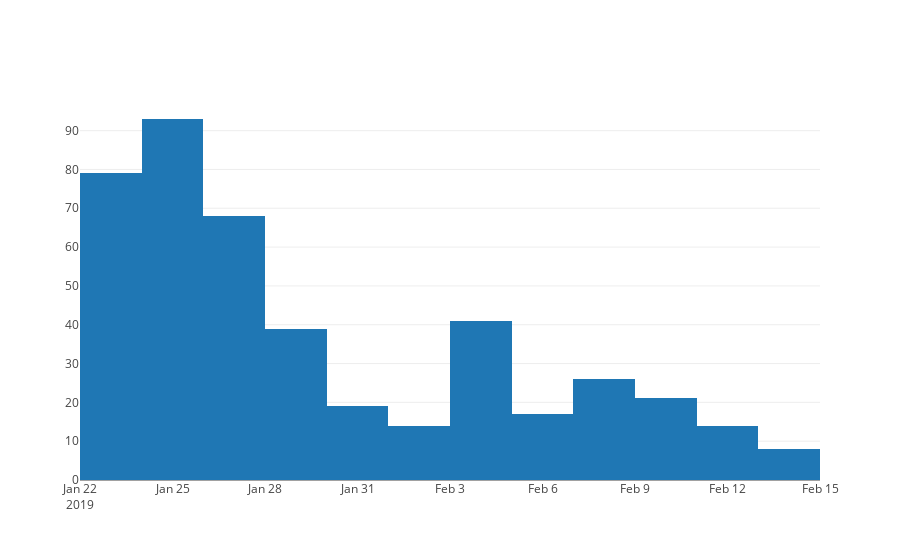

Notebook cell for this chart:
### Code cell
iplot([go.Histogram(x=words_time_tweeter["ric"])])

### Figure 1 — Plotly figure (JSON) as saved in the notebook; plotly's stock layout.template omitted (floating-point values rounded to 4 significant figures; data arrays with more than 128 entries replaced by an {"elided": "..."} marker saying what was removed)
{"data": [{"type": "histogram", "x": {"elided": "454 str values"}}], "layout": {}}
